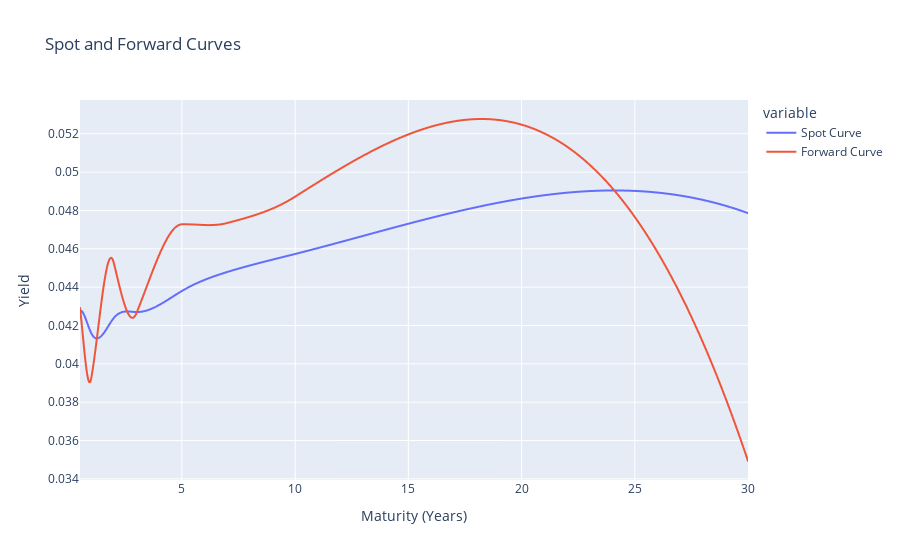

Write notebook code for a chart like this one.
### Code cell
import pandas as pd

# Plot yield and forward curves
maturities = np.linspace(0.5, 29.999, 1000) 

df = pd.DataFrame({'Spot Curve': yield_curve_int(maturities), 'Forward Curve': forward_rate(maturities)}, index = maturities)
fig3 = px.line(df, title="Spot and Forward Curves", labels={"index": "Maturity (Years)", "value": "Yield"})
fig3.show()

### Figure 1 — Plotly figure (JSON) as saved in the notebook; plotly's stock layout.template omitted (floating-point values rounded to 4 significant figures; data arrays with more than 128 entries replaced by an {"elided": "..."} marker saying what was removed)
{"data": [{"hovertemplate": "variable=Spot Curve<br>Maturity (Years)=%{x}<br>Yield=%{y}<extra></extra>", "legendgroup": "Spot Curve", "line": {"color": "#636efa", "dash": "solid"}, "marker": {"symbol": "circle"}, "mode": "lines", "name": "Spot Curve", "showlegend": true, "type": "scattergl", "x": {"elided": "1000 float values"}, "xaxis": "x", "y": {"elided": "1000 float values"}, "yaxis": "y"}, {"hovertemplate": "variable=Forward Curve<br>Maturity (Years)=%{x}<br>Yield=%{y}<extra></extra>", "legendgroup": "Forward Curve", "line": {"color": "#EF553B", "dash": "solid"}, "marker": {"symbol": "circle"}, "mode": "lines", "name": "Forward Curve", "showlegend": true, "type": "scattergl", "x": {"elided": "1000 float values"}, "xaxis": "x", "y": {"elided": "1000 float values"}, "yaxis": "y"}], "layout": {"legend": {"title": {"text": "variable"}, "tracegroupgap": 0}, "title": {"text": "Spot and Forward Curves"}, "xaxis": {"anchor": "y", "domain": [0, 1], "title": {"text": "Maturity (Years)"}}, "yaxis": {"anchor": "x", "domain": [0, 1], "title": {"text": "Yield"}}}}
